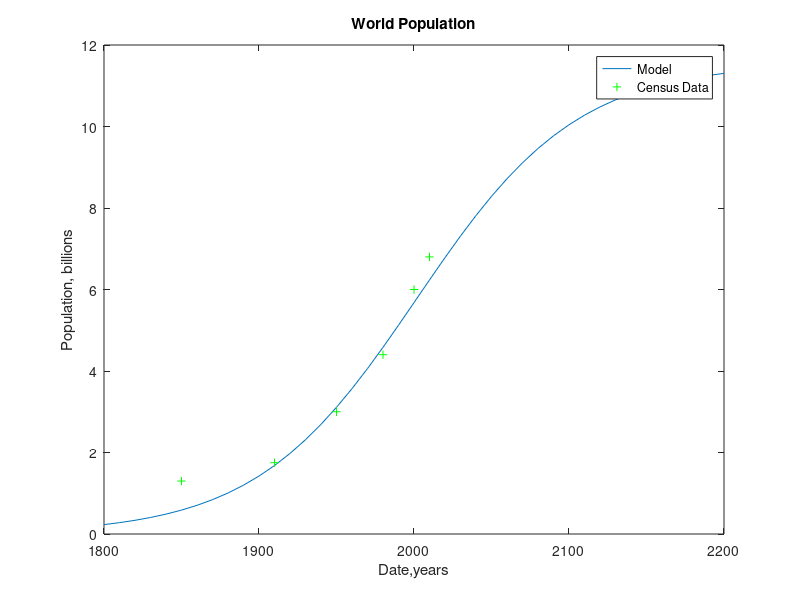

Here is the MATLAB script that generated this plot:
%{
Class: ENGR15100: Software Tools for Engineers
Instructor: Xiaoli Yang    
Author: AL PIZANO
Assignment: Lab 3
File Name: PIZANO_LAB3_problem2_5.m
Date: 10/06/2016
%}

%Delete an eventual pre-existing diary
delete xxx.txt

%Turn on a diary called mydiary.txt
diary xxx.txt

%clear screen
clc

%clear workspace
clear

disp('AL PIZANO');
disp('');
disp('starting code: ');

%Completing lab x
%your source code here%

t=[1800:10:2200]
P=((11.55)./(1+18.7.*exp(-0.0193.*(t-1850))))
y=[1850 1910 1950 1980 2000 2010]
x=[1.3 1.75 3 4.4 6 6.8]
axis([1800 2200 0 12])
plot(t,P,y,x,'g+')
axis([1800 2200 0 12])
title('World Population')
legend('Model', 'Census Data')
xlabel('Date,years')
ylabel('Population, billions')

%Turn off the diary function
diary off
